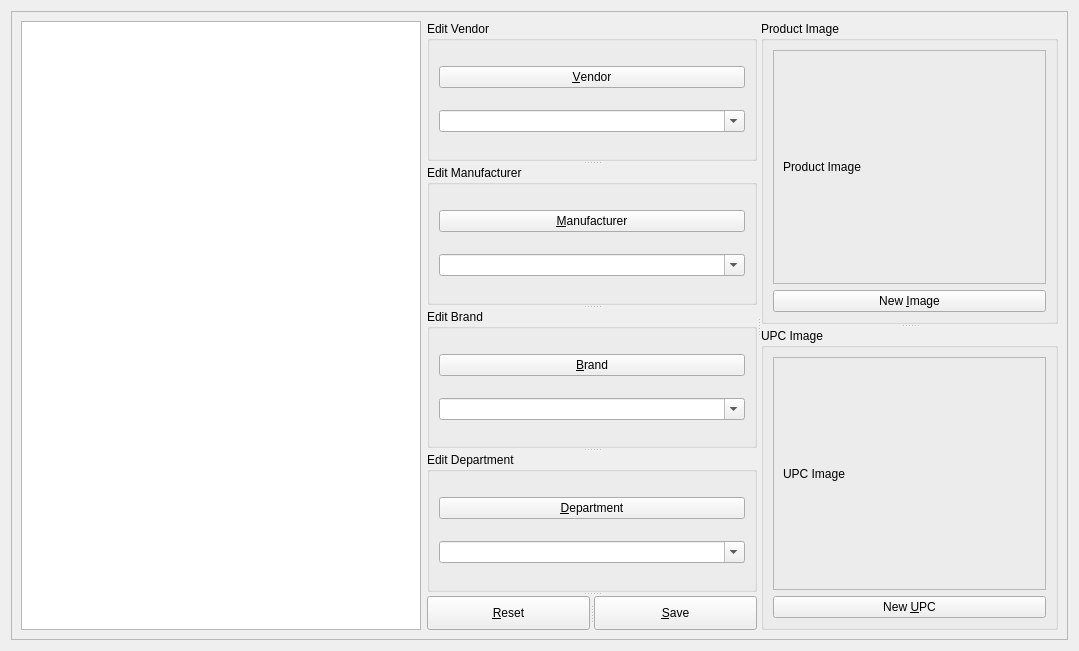
<?xml version="1.0" encoding="UTF-8"?>
<ui version="4.0">
 <class>Form</class>
 <widget class="QWidget" name="Form">
  <property name="geometry">
   <rect>
    <x>0</x>
    <y>0</y>
    <width>1079</width>
    <height>651</height>
   </rect>
  </property>
  <property name="windowTitle">
   <string>Form</string>
  </property>
  <layout class="QGridLayout" name="gridLayout">
   <item row="1" column="0">
    <widget class="QScrollArea" name="scrollArea">
     <property name="widgetResizable">
      <bool>true</bool>
     </property>
     <widget class="QWidget" name="scrollAreaWidgetContents">
      <property name="geometry">
       <rect>
        <x>0</x>
        <y>0</y>
        <width>1063</width>
        <height>635</height>
       </rect>
      </property>
      <layout class="QGridLayout" name="gridLayout_13">
       <item row="0" column="0">
        <widget class="QTableView" name="editor">
         <property name="minimumSize">
          <size>
           <width>300</width>
           <height>0</height>
          </size>
         </property>
         <property name="maximumSize">
          <size>
           <width>400</width>
           <height>16777215</height>
          </size>
         </property>
        </widget>
       </item>
       <item row="0" column="1">
        <widget class="QSplitter" name="splitter_5">
         <property name="orientation">
          <enum>Qt::Horizontal</enum>
         </property>
         <widget class="QSplitter" name="splitter_4">
          <property name="orientation">
           <enum>Qt::Vertical</enum>
          </property>
          <widget class="QSplitter" name="splitter_3">
           <property name="orientation">
            <enum>Qt::Vertical</enum>
           </property>
           <widget class="QGroupBox" name="groupBox">
            <property name="title">
             <string>Edit Vendor</string>
            </property>
            <layout class="QGridLayout" name="gridLayout_2">
             <item row="0" column="0">
              <widget class="QPushButton" name="vendor_edit">
               <property name="toolTip">
                <string>edit vendor</string>
               </property>
               <property name="statusTip">
                <string/>
               </property>
               <property name="text">
                <string>&amp;Vendor</string>
               </property>
              </widget>
             </item>
             <item row="1" column="0">
              <widget class="QComboBox" name="vendors">
               <property name="toolTip">
                <string>vendor</string>
               </property>
               <property name="editable">
                <bool>true</bool>
               </property>
              </widget>
             </item>
            </layout>
           </widget>
           <widget class="QGroupBox" name="groupBox_3">
            <property name="title">
             <string>Edit Manufacturer</string>
            </property>
            <layout class="QGridLayout" name="gridLayout_4">
             <item row="0" column="0">
              <widget class="QPushButton" name="manufacturer_edit">
               <property name="minimumSize">
                <size>
                 <width>100</width>
                 <height>0</height>
                </size>
               </property>
               <property name="toolTip">
                <string>edit manufacturer</string>
               </property>
               <property name="text">
                <string>&amp;Manufacturer</string>
               </property>
              </widget>
             </item>
             <item row="1" column="0">
              <widget class="QComboBox" name="manufacturers">
               <property name="toolTip">
                <string>manufacturer</string>
               </property>
               <property name="editable">
                <bool>true</bool>
               </property>
              </widget>
             </item>
            </layout>
           </widget>
           <widget class="QGroupBox" name="groupBox_2">
            <property name="title">
             <string>Edit Brand</string>
            </property>
            <layout class="QGridLayout" name="gridLayout_3">
             <item row="0" column="0">
              <widget class="QPushButton" name="brand_edit">
               <property name="toolTip">
                <string>edit brand</string>
               </property>
               <property name="text">
                <string>&amp;Brand</string>
               </property>
              </widget>
             </item>
             <item row="1" column="0">
              <widget class="QComboBox" name="brands">
               <property name="toolTip">
                <string>brand</string>
               </property>
               <property name="editable">
                <bool>true</bool>
               </property>
              </widget>
             </item>
            </layout>
           </widget>
           <widget class="QGroupBox" name="groupBox_4">
            <property name="title">
             <string>Edit Department</string>
            </property>
            <layout class="QGridLayout" name="gridLayout_5">
             <item row="0" column="0">
              <widget class="QPushButton" name="department_edit">
               <property name="toolTip">
                <string>edit department</string>
               </property>
               <property name="text">
                <string>&amp;Department</string>
               </property>
              </widget>
             </item>
             <item row="1" column="0">
              <widget class="QComboBox" name="departments">
               <property name="toolTip">
                <string>department</string>
               </property>
               <property name="editable">
                <bool>true</bool>
               </property>
              </widget>
             </item>
            </layout>
           </widget>
          </widget>
          <widget class="QSplitter" name="splitter">
           <property name="orientation">
            <enum>Qt::Horizontal</enum>
           </property>
           <widget class="QPushButton" name="clear">
            <property name="toolTip">
             <string>reset all fields</string>
            </property>
            <property name="text">
             <string>&amp;Reset</string>
            </property>
           </widget>
           <widget class="QPushButton" name="save">
            <property name="toolTip">
             <string>save changes to database</string>
            </property>
            <property name="text">
             <string>&amp;Save</string>
            </property>
           </widget>
          </widget>
         </widget>
         <widget class="QSplitter" name="splitter_2">
          <property name="orientation">
           <enum>Qt::Vertical</enum>
          </property>
          <widget class="QGroupBox" name="groupBox_6">
           <property name="title">
            <string>Product Image</string>
           </property>
           <layout class="QGridLayout" name="gridLayout_8">
            <item row="0" column="0">
             <widget class="QFrame" name="frame">
              <property name="frameShape">
               <enum>QFrame::StyledPanel</enum>
              </property>
              <property name="frameShadow">
               <enum>QFrame::Raised</enum>
              </property>
              <layout class="QGridLayout" name="gridLayout_7">
               <item row="0" column="0">
                <widget class="QLabel" name="product_image">
                 <property name="minimumSize">
                  <size>
                   <width>100</width>
                   <height>100</height>
                  </size>
                 </property>
                 <property name="text">
                  <string>Product Image</string>
                 </property>
                 <property name="scaledContents">
                  <bool>true</bool>
                 </property>
                </widget>
               </item>
              </layout>
             </widget>
            </item>
            <item row="1" column="0">
             <widget class="QPushButton" name="new_product_image">
              <property name="text">
               <string>New &amp;Image</string>
              </property>
             </widget>
            </item>
           </layout>
          </widget>
          <widget class="QGroupBox" name="groupBox_7">
           <property name="title">
            <string>UPC Image</string>
           </property>
           <layout class="QGridLayout" name="gridLayout_10">
            <item row="0" column="0">
             <widget class="QFrame" name="frame_2">
              <property name="frameShape">
               <enum>QFrame::StyledPanel</enum>
              </property>
              <property name="frameShadow">
               <enum>QFrame::Raised</enum>
              </property>
              <layout class="QGridLayout" name="gridLayout_9">
               <item row="0" column="0">
                <widget class="QLabel" name="upc_image">
                 <property name="minimumSize">
                  <size>
                   <width>100</width>
                   <height>100</height>
                  </size>
                 </property>
                 <property name="text">
                  <string>UPC Image</string>
                 </property>
                 <property name="scaledContents">
                  <bool>true</bool>
                 </property>
                </widget>
               </item>
              </layout>
             </widget>
            </item>
            <item row="1" column="0">
             <widget class="QPushButton" name="new_upc_image">
              <property name="text">
               <string>New &amp;UPC</string>
              </property>
             </widget>
            </item>
           </layout>
          </widget>
         </widget>
        </widget>
       </item>
      </layout>
     </widget>
    </widget>
   </item>
  </layout>
 </widget>
 <resources/>
 <connections/>
</ui>
